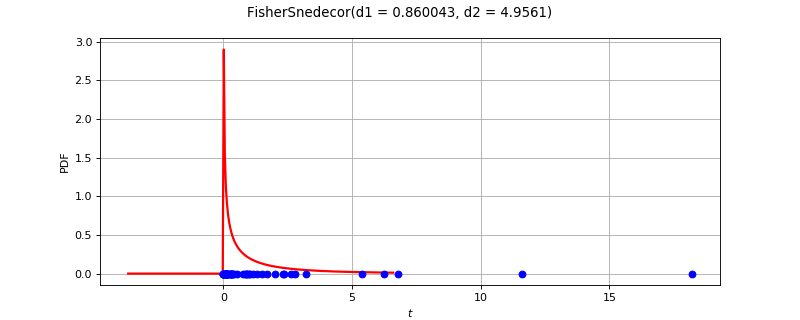

Recreate this plot in Python.
import openturns as ot
from matplotlib import pyplot as plt
from openturns.viewer import View
ot.RandomGenerator.SetSeed(0)
factory = ot.FisherSnedecorFactory()
ref = factory.build()
dimension = ref.getDimension()
if dimension <= 2:
    sample = ref.getSample(50)
    distribution = factory.build(sample)
    if dimension == 1:
        distribution.setDescription(['$t$'])
        pdf_graph = distribution.drawPDF(256)
        cloud = ot.Cloud(sample, ot.Sample(sample.getSize(), 1))
        cloud.setColor('blue')
        cloud.setPointStyle('fcircle')
        pdf_graph.add(cloud)
        pdf_graph.setTitle(str(distribution))
        fig = plt.figure(figsize=(10, 4))
        pdf_axis = fig.add_subplot(111)
        View(pdf_graph, figure=fig, axes=[pdf_axis], add_legend=False)
    else:
        sample = ref.getSample(500)
        distribution.setDescription(['$t_0$', '$t_1$'])
        pdf_graph = distribution.drawPDF([256]*2)
        cloud = ot.Cloud(sample)
        cloud.setColor('red')
        cloud.setPointStyle('fcircle')
        pdf_graph.add(cloud)
        pdf_graph.setTitle(str(distribution))
        fig = plt.figure(figsize=(10, 4))
        pdf_axis = fig.add_subplot(111)
        View(pdf_graph, figure=fig, axes=[pdf_axis], add_legend=False, square_axes=True)
